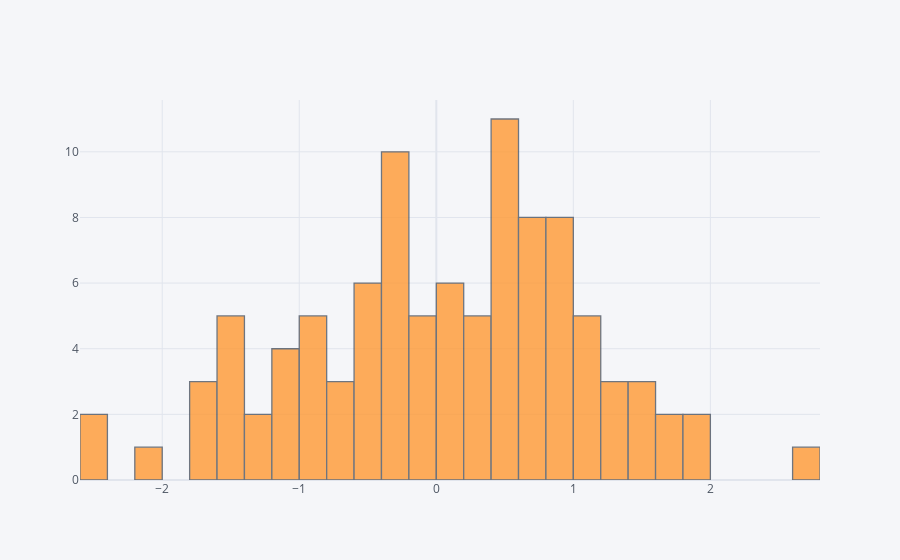

Notebook code for this chart:
### Code cell
df.A.iplot(kind='hist',bins=50)

### Figure 1 — Plotly figure (JSON) as saved in the notebook; plotly's stock layout.template omitted (floating-point values rounded to 4 significant figures)
{"data": [{"histfunc": "count", "histnorm": "", "marker": {"color": "rgba(255, 153, 51, 1.0)", "line": {"color": "#4D5663", "width": 1.3}}, "name": "A", "nbinsx": 50, "opacity": 0.8, "orientation": "v", "type": "histogram", "x": [-2.057, -0.7585, 2.779, 0.4575, -0.5657, 0.1696, 0.04237, 1.631, 0.5241, -1.288, 0.643, 0.4246, 1.455, -0.2891, 1.561, -0.3989, -2.523, 0.8295, -1.587, -0.9003, -0.258, -1.716, 1.366, -0.2711, 1.246, 1.595, 0.5957, 0.1665, -0.2774, -0.4018, -1.524, 0.226, 0.1737, -1.536, 1.77, -0.181, 0.5127, 0.9703, -0.4352, 0.8198, 0.4595, 0.2718, -1.083, -0.2211, -0.5614, -0.3248, -1.69, 0.7845, 0.6394, 0.9257, 0.5323, 1.925, -0.3637, -0.7326, -0.988, -0.95, -0.949, 0.3849, 0.799, 0.821, 0.8119, 0.7502, 0.1566, 0.4097, -1.47, 1.002, -1.01, 1.145, 0.4869, -0.3601, 0.9973, -0.1129, 0.3191, 1.121, 1.084, -1.49, 1.853, -0.8738, -0.5553, -2.457, -0.4905, 0.96, -0.1532, 0.6881, -0.6473, 1.084, 1.214, 0.1319, -0.1268, 0.7824, -1.371, -0.01675, -0.2774, 0.2918, 0.56, -1.177, -1.661, 0.5066, -1.05, 0.6671]}], "layout": {"barmode": "overlay", "legend": {"bgcolor": "#F5F6F9", "font": {"color": "#4D5663"}}, "paper_bgcolor": "#F5F6F9", "plot_bgcolor": "#F5F6F9", "title": {"font": {"color": "#4D5663"}}, "xaxis": {"gridcolor": "#E1E5ED", "showgrid": true, "tickfont": {"color": "#4D5663"}, "title": {"font": {"color": "#4D5663"}, "text": ""}, "zerolinecolor": "#E1E5ED"}, "yaxis": {"gridcolor": "#E1E5ED", "showgrid": true, "tickfont": {"color": "#4D5663"}, "title": {"font": {"color": "#4D5663"}, "text": ""}, "zerolinecolor": "#E1E5ED"}}}
